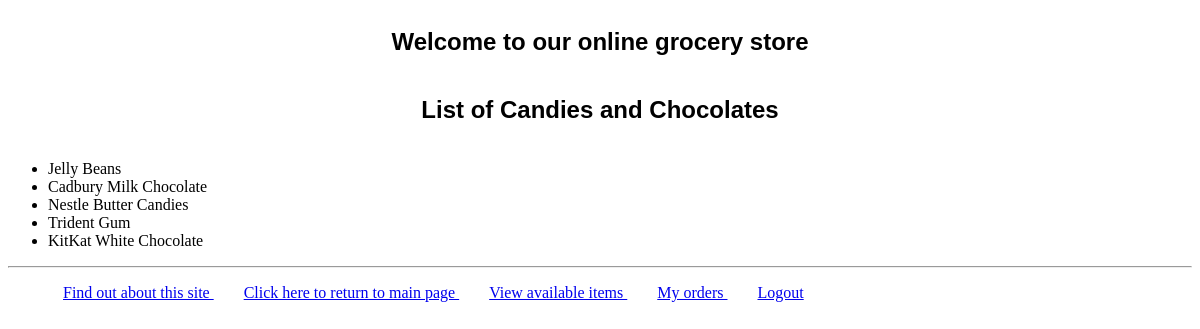
The page /myapp/2 (signed in) on the database its author committed.
### myapp1/models.py (models this page shows, shortened)
class Type(models.Model):
    name = models.CharField(max_length=200)
    def __str__(self):
        return self.name

class Item(models.Model):
    type = models.ForeignKey(Type, related_name='items', on_delete=models.CASCADE)
    name = models.CharField(max_length=200)
    price = models.DecimalField(max_digits=10, decimal_places=2)
    stock = models.PositiveIntegerField(default=100)
    available = models.BooleanField(default=True)
    description = models.TextField(blank=True)
    interested = models.PositiveIntegerField(default=0)
    def __str__(self):
        return self.name

### myapp1/views.py (the view)
# urls.py: path('myapp/<int:type_no>', views.detail, name='myapp'),
@login_required()
def detail(request, type_no=None):
    if (type_no):
        item_type = str(Type.objects.get(id=type_no))
        item_list = get_list_or_404(Item, type=type_no)
    return render(request, "myapp1/detail0.html", {'item_list': item_list, 'type': item_type})

### templates/myapp1/detail0.html (shortened to what this page needs)
{% extends 'myapp1/base.html' %}
{% block body_block %}
<body>
<h1>List of {{ type }}</h1>
    <ul>
        {% for item in item_list %}
            <li>{{ item }}</li>
        {% endfor %}
    </ul>
</body>
{% endblock %}

### myapp1/static/myapp1/style.css (style rules this page uses)
h1 { background-color: #ffffff; color: #000000; font-size: 24px; font-family: Arial, sans-serif; font-style: normal; font-weight: bold; text-align: center; margin: 0; padding: 20px; }

### rows shown on the page
Type: name "Candies and Chocolates"
Item: name "Jelly Beans"
Item: name "Cadbury Milk Chocolate"
Item: name "Nestle Butter Candies"
Item: name "Trident Gum"
Item: name "KitKat White Chocolate"
